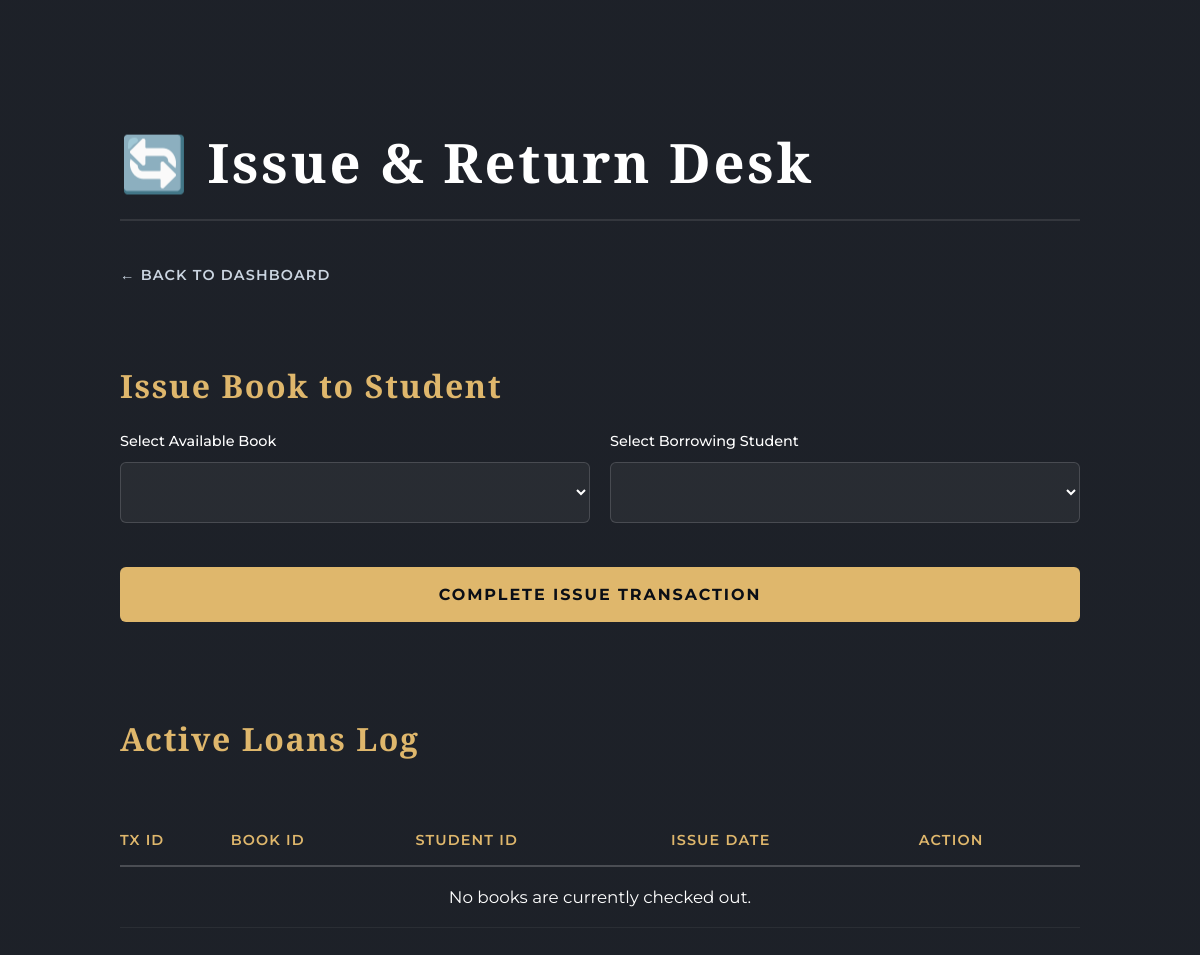
The app's page /transactions, older data.
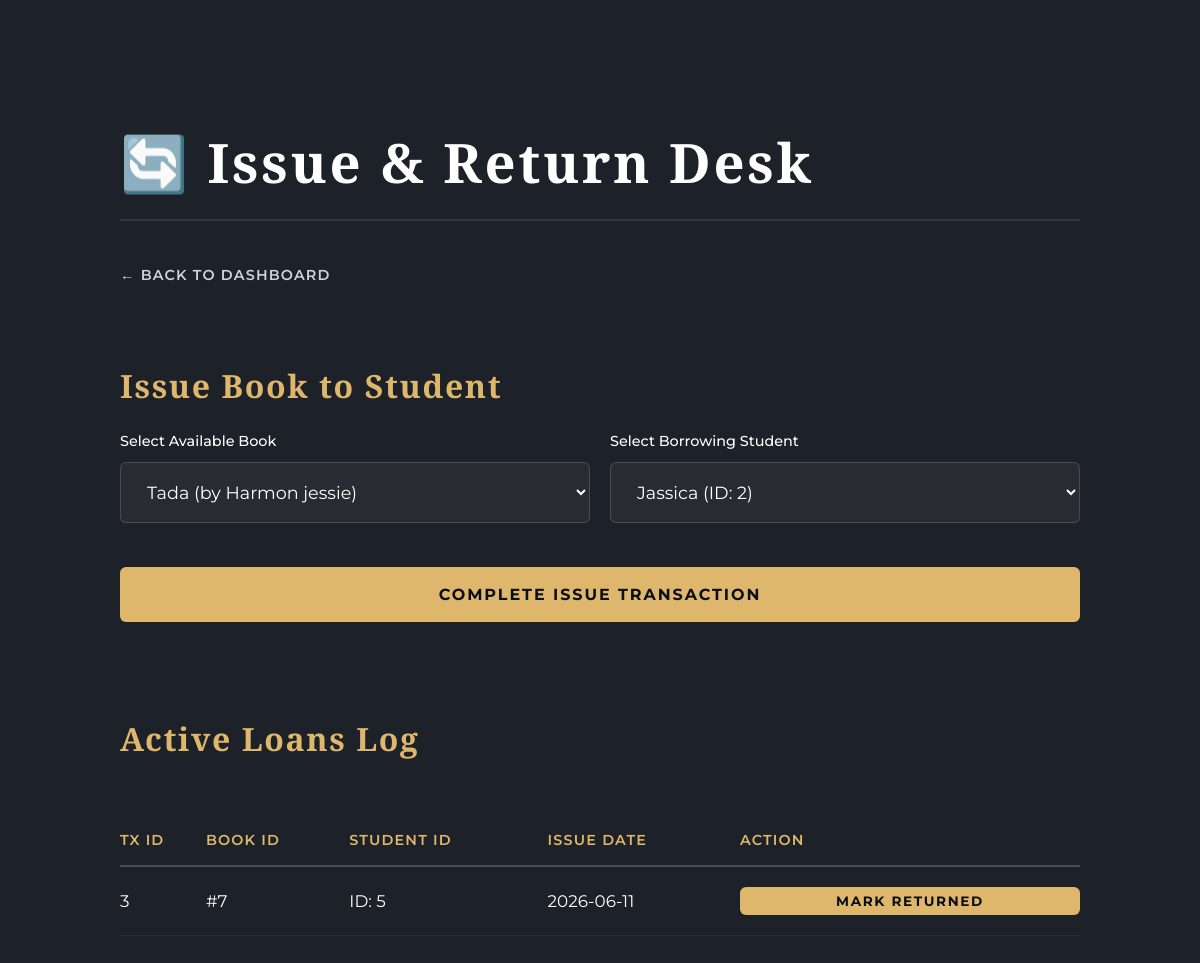
The same page, newer data.
### Backend/models.py (models this page shows)
class Transaction(db.Model):
    id = db.Column(db.Integer, primary_key=True)
    book_id = db.Column(db.Integer, db.ForeignKey('book.id'), nullable=False)
    student_id = db.Column(db.Integer, db.ForeignKey('student.id'), nullable=False)
    issue_date = db.Column(db.String(50), nullable=False)

### Backend/routes/transactions.py (the view, shortened to what this page needs)
@transactions_bp.route('/transactions', methods=['GET', 'POST'])
def manage_transactions():
    all_transactions = Transaction.query.all()
    available_books = Book.query.filter_by(available=True).all()
    all_students = Student.query.all()
    return render_template('transactions.html',
                           transactions=all_transactions,
                           books=available_books,
                           students=all_students)

### Backend/templates/transactions.html (shortened to what this page needs)
<!DOCTYPE html>
<html lang="en">
<head>
    <link rel="stylesheet" href="{{ url_for('static', filename='style.css') }}">
</head>
<body>
    <div class="container">
        <h2>🔄 Issue & Return Desk</h2>
        <a href="{{ url_for('dashboard') }}" class="back-link">&larr; Back to Dashboard</a>
        <h3>Issue Book to Student</h3>
        <form method="POST" action="{{ url_for('transactions.manage_transactions') }}">
            <div style="display: grid; grid-template-columns: 1fr 1fr; gap: 20px; margin-bottom: 20px;">
                <div class="form-group">
                    <label style="font-weight: 500; font-size: 0.9rem; color: var(--primary);">Select Available Book</label>
                    <select name="book_id" required>
                        {% for book in books %}
                            <option value="{{ book.id }}">{{ book.title }} (by {{ book.author }})</option>
                        {% endfor %}
                    </select>
                </div>
                <div class="form-group">
                    <label style="font-weight: 500; font-size: 0.9rem; color: var(--primary);">Select Borrowing Student</label>
                    <select name="student_id" required>
                        {% for student in students %}
                            <option value="{{ student.id }}">{{ student.name }} (ID: {{ student.id }})</option>
                        {% endfor %}
                    </select>
                </div>
            </div>
            <button type="submit" style="width: 100%;">Complete Issue Transaction</button>
        </form>
        <h3>Active Loans Log</h3>
        <table>
            <thead>
                <tr>
                    <th>Tx ID</th>
                    <th>Book ID</th>
                    <th>Student ID</th>
                    <th>Issue Date</th>
                    <th>Action</th>
                </tr>
            </thead>
            <tbody>
                {% for tx in transactions %}
                <tr>
                    <td>{{ tx.id }}</td>
                    <td>#{{ tx.book_id }}</td>
                    <td>ID: {{ tx.student_id }}</td>
                    <td>{{ tx.issue_date }}</td>
                    <td>
                        <form method="POST" action="{{ url_for('transactions.return_book', tx_id=tx.id) }}" style="background: transparent; border: none; padding: 0; margin: 0;">
                            <button type="submit" class="btn-danger" style="padding: 6px 14px; font-size: 0.85rem;">Mark Returned</button>
                        </form>
                    </td>
                </tr>
                {% else %}
                <tr>
                    <td colspan="5" style="text-align: center; color: var(--text-muted);">No books are currently checked out.</td>
                </tr>
                {% endfor %}
            </tbody>
        </table>
    </div>
</body>
</html>

Row changes from the older to the newer data that the page shows:
added Transaction: id "3", book_id "7", student_id "5", issue_date "2026-06-11"
Text that changed along with them:
form field book_id: (not shown) → "Tada (by Harmon jessie)"
form field student_id: (not shown) → "Jassica (ID: 2)"
text no longer shown: "No books are currently checked out."
